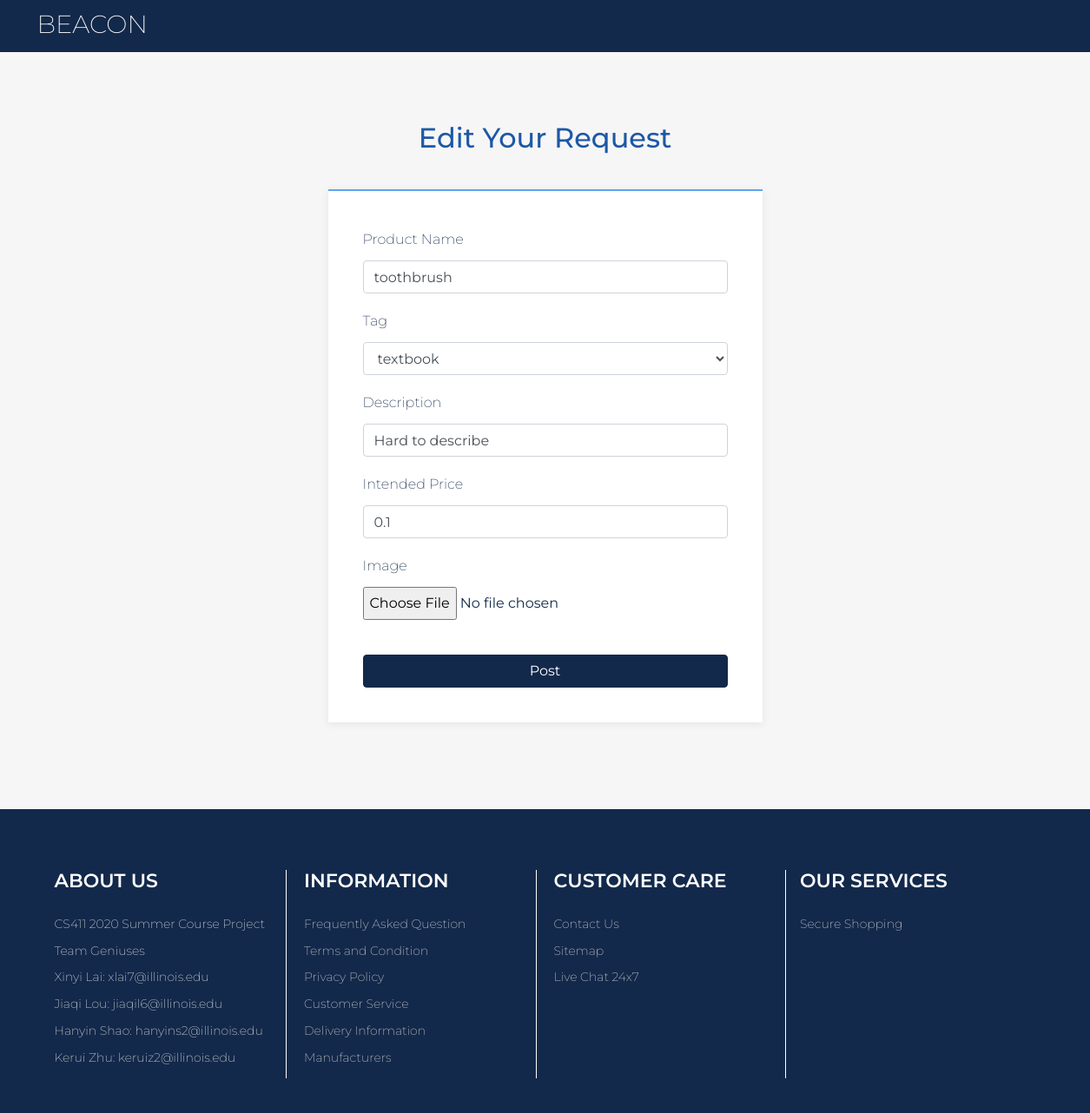
The page /edit_request.php?id=1 on the database as committed earlier.
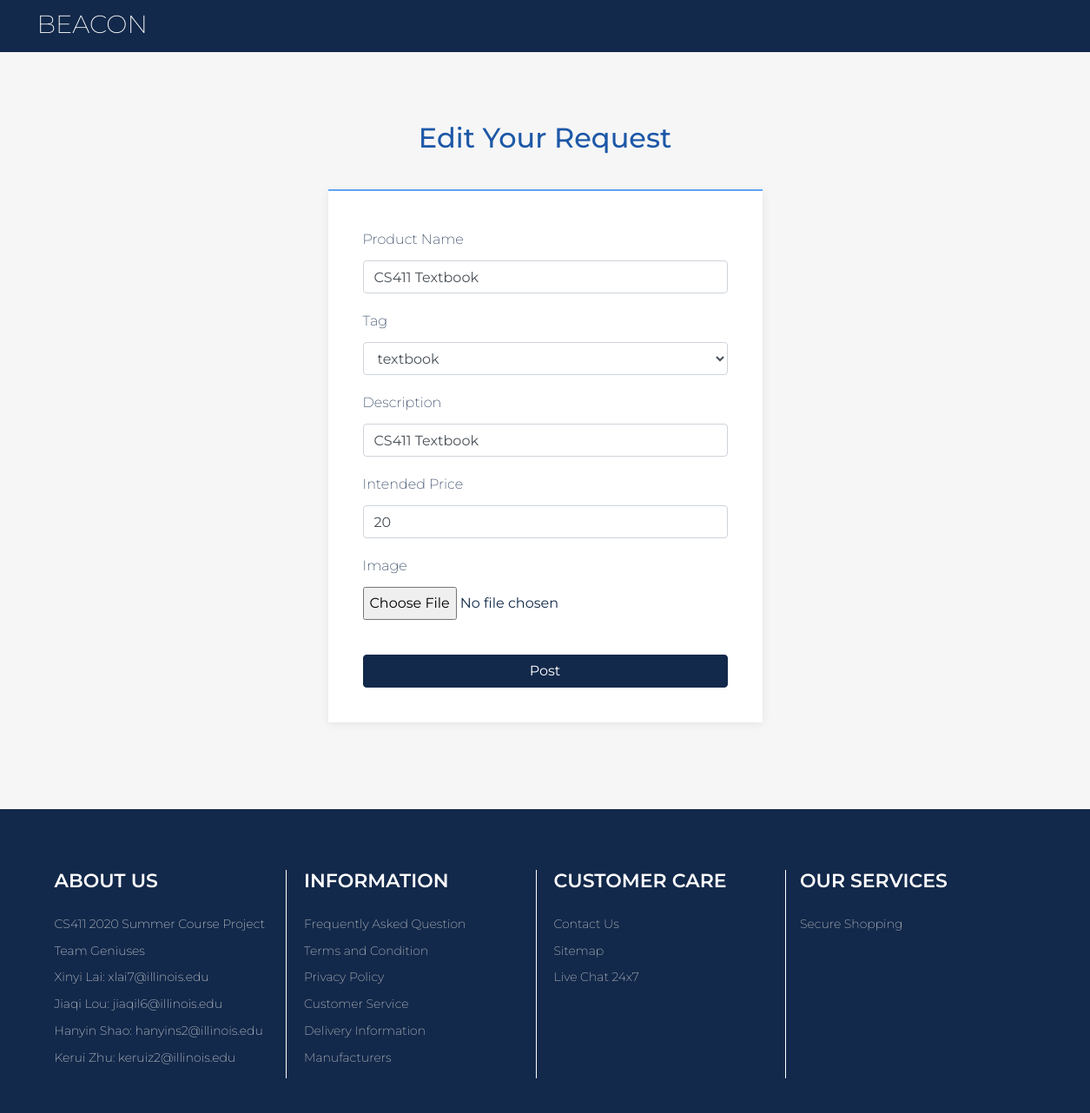
The same page on the database as committed later.
### tables this page shows
CREATE TABLE `Requests` (
  `RequestId` int NOT NULL,
  `BuyerId` varchar(50) DEFAULT NULL,
  `ProductName` varchar(50) DEFAULT NULL,
  `Tag` varchar(50) DEFAULT NULL,
  `Description` varchar(500) DEFAULT NULL,
  `Image` varchar(100) DEFAULT NULL,
  `IntendedPrice` double DEFAULT NULL,
  `SaleId` int DEFAULT NULL,
  `DatePost` timestamp NOT NULL DEFAULT CURRENT_TIMESTAMP
);

### edit_request.php (the view, shortened to what this page needs)
<?php
    $requestid = (int)$_GET['id'];
    if ($requestid) {
        if ($_SERVER["REQUEST_METHOD"] == "POST") {
            $seller_id = $_SESSION['curr_user'];
            $product_name = ppc($_POST["product_name"]);
            $tag = ppc($_POST["tag"]);
            $description = ppc($_POST["description"]);
            $intended_price = (double)ppc($_POST["intendedPrice"]);
            if ($product_name != "" && $intended_price > 0 && file_exists($_FILES['image']['tmp_name'])) {
                $upload_dir="images/".$seller_id."/";
                if(!is_dir($upload_dir)) { mkdir($upload_dir); }
                $postfix = substr($_FILES['image']['name'],strrpos($_FILES['image']['name'],'.'));
                $filename = $upload_dir.date("YmdHis").$postfix;
                if(move_uploaded_file($_FILES['image']['tmp_name'], $filename)){
                    $conn = connectDB();
                    $sql = "SELECT * FROM Requests WHERE RequestId=$requestid";
                    $result = $conn->query($sql);
                    if ($result) {
                        $row = mysqli_fetch_assoc($result);
                        $original_filepath = $row['Image'];
                        if(is_file($original_filepath)) {
                            unlink($original_filepath);
                        }
                    }
                    else {
                        $msg = "Delete old image Error: " . $sql . "<br>" . $conn->error;
                        header("location:index.php");
                        exit;
                    }
                    $sql = "UPDATE Requests
						    SET ProductName = '$product_name', Tag = '$tag', Description = '$description', Image = '$filename', IntendedPrice = '$intended_price'
                            WHERE RequestId = '$requestid'";
                    if ($conn->query($sql)) {
                        header("location:myrequests.php");
                        exit;
                    } else {
                        $msg = 'Update fail';
                    }
                    $conn->close();
                } else {
                    $msg = 'Store fail';
                }
            } else if ($product_name != "" && $intended_price > 0){
                    $conn = connectDB();
                    $sql = "UPDATE Requests
						    SET ProductName = '$product_name', Tag = '$tag', Description = '$description', IntendedPrice = '$intended_price'
                            WHERE RequestId = '$requestid'";
                    if ($conn->query($sql)) {
                        header("location:myrequests.php");
                        exit;
                    } else {
                        $msg = 'Update fail';
                    }
                    $conn->close();
            }
            else
            {
                $msg = 'Wrong information';
            }
        }
        else {
            $conn = connectDB();
            $sql = "SELECT * FROM Requests WHERE RequestId=$requestid";
            $result = $conn->query($sql);
            if ($result) {
                $row = mysqli_fetch_assoc($result);
                $product_name = $row['ProductName'];
                $tag = $row['Tag'];
                $description = $row['Description'];
                $intended_price = $row['IntendedPrice'];
            }
            else {
                $msg = "Error: " . $sql . "<br>" . $conn->error;
            }
        }
    }
?>
<!DOCTYPE html>
<html>
<head>
    <link rel="stylesheet" href="assets/bootstrap/css/bootstrap.min.css">
    <link rel="stylesheet" href="assets/css/baguetteBox.min.css">
    <link rel="stylesheet" href="assets/css/smoothproducts.css">
</head>
<body>
    <nav class="navbar navbar-dark navbar-expand-lg bg-primary clean-navbar" style="height: 60px; padding-top: 30px;">
        <div class="container"><a class="navbar-brand text-white logo" href="index.php"><p style="font-size: larger;">BEACON</p></a>
        </div>
    </nav>
    <main class="page post-page">
        <section class="clean-block clean-form dark">
            <div class="container">
                <div class="block-heading">
                    <h2 class="text-info">Edit Your Request</h2>
				</div>
				<form action="" method="post" enctype="multipart/form-data">
                    <div class="form-group">
						<label for="focusedInput">Product Name</label>
						<input class="form-control item" type="text" name="product_name" value="<?php echo $product_name;?>"/>
					</div>
                    <div class="form-group">
						<label for="focusedInput">Tag</label><span class="warning"> <?php echo $tag_err;?></span>
                        <select class="form-control" id="tag" name="tag">
							<optgroup label="tag">
								<option value="textbook" <?php echo $tag=="textbook" ? 'selected':'' ?> >textbook</option>
							</optgroup>
						</select>
					</div>
                    <div class="form-group">
						<label for="focusedInput">Description</label>
						<input class="form-control item" type="text" name="description" value="<?php echo $description;?>"/>
					</div>
                    <div class="form-group">
						<label for="focusedInput">Intended Price</label>
						<input class="form-control item" type="text" name="intendedPrice" value="<?php echo $intended_price;?>"/>
					</div>
                    <div class="form-group">
						<label for="focusedInput">Image</label><br/>
						<input type="file" name="image"/><br/>
					</div>
                    <div class="form-group">
					<fieldset>
					</fieldset>
				    </div>
				<button class="btn btn-primary btn-block" type="submit" name="submit">Post</button>
			</form>
            </div>
        </section>
    </main>
	<footer class="page-footer dark">
        <div class="container">
            <div class="row">
                <div class="col-sm-3">
                    <div class="single-widget">
                        <h5>ABOUT US</h5>
                        <ul>
                            <span class="white-font">CS411 2020 Summer Course Project</br></span>
                            <span class="white-font">Team Geniuses</br></span>
                            <span class="white-font">Xinyi Lai: xlai7@illinois.edu</br></span>
                            <span class="white-font">Jiaqi Lou: jiaqil6@illinois.edu</br></span>
                            <span class="white-font">Hanyin Shao: hanyins2@illinois.edu</br></span>
                            <span class="white-font"> Kerui Zhu: keruiz2@illinois.edu</span>
                        </ul>
                    </div>
                </div>
                <div class="col-sm-3">
                    <div class="single-widget">
                    	<h5>INFORMATION</h5>
                        <ul>
                            <span class="white-font"><a href="#">Frequently Asked Question</a></br></span>
                            <span class="white-font"><a href="#">Terms and Condition</a></br></span>
                            <span class="white-font"><a href="#">Privacy Policy</a></br></span>
                            <span class="white-font"><a href="#">Customer Service</a></br></span>
                            <span class="white-font"><a href="#">Delivery Information</a></br></span>
                            <span class="white-font"><a href="#">Manufacturers</a></br></span>
                        </ul>
                    </div>
                </div>
                <div class="col-sm-3">
                    <div class="single-widget">
                    	<h5>CUSTOMER CARE</h5>
                        <ul>
                            <span class="white-font"><a href="#">Contact Us</a></br></span>
                            <span class="white-font"><a href="#">Sitemap</a></br></span>
                            <span class="white-font"><a href="#">Live Chat 24x7</a></br></span>
                        </ul>
                    </div>
                </div>
                <div class="col-sm-3">
                    <div class="single-widget-1">
                    <h5>OUR SERVICES</h5>
                        <ul>
                            <span class="white-font"><a href="#">Secure Shopping</a></br></span>
                        </ul>
                    </div>
				</div>
            </div>
        </div>
	</footer>
</body>
</html>

### assets/css/smoothproducts.css (style rules this page uses)
html, body { height: 100%; width: 100%; }
.white-font { color: #DDDEDE; padding-top: 20px; padding-right: 10px; line-height: 2.2em; font-size: 14px; }
.single-widget { border-style: solid; border-width: 0 1px 0 0; border-color: #fff; margin-left: -60px; margin-right: 80px; min-height: 240px; }
.single-widget-1 { margin-left: -64px; margin-right: 80px; min-height: 240px; }
.row { margin-left: 50px; margin-right: -90px; min-height: 280px; }
.navbar-brand { margin-left: -30px; }

Rows that differ between the two databases and show on the page:
changed requests: product_name "toothbrush" → "CS411 Textbook"; tag (not shown) → "textbook"; description "Hard to describe" → "CS411 Textbook"; intendedPrice "0.1" → "20"
Other text that changed with them:
form field tag: "textbook" → (not shown)
